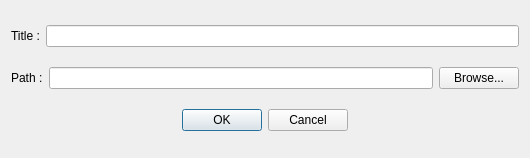
<?xml version="1.0" encoding="UTF-8"?>
<ui version="4.0">
 <class>ProjectCreationDialog</class>
 <widget class="QDialog" name="ProjectCreationDialog">
  <property name="geometry">
   <rect>
    <x>0</x>
    <y>0</y>
    <width>530</width>
    <height>158</height>
   </rect>
  </property>
  <property name="windowTitle">
   <string>Project Creation</string>
  </property>
  <property name="modal">
   <bool>true</bool>
  </property>
  <layout class="QVBoxLayout" name="verticalLayout">
   <item>
    <layout class="QHBoxLayout" name="titleLayout">
     <item>
      <widget class="QLabel" name="titleLabel">
       <property name="text">
        <string>Title :</string>
       </property>
      </widget>
     </item>
     <item>
      <widget class="QLineEdit" name="lineTitle"/>
     </item>
    </layout>
   </item>
   <item>
    <layout class="QHBoxLayout" name="pathLayout">
     <item>
      <widget class="QLabel" name="pathLabel">
       <property name="text">
        <string>Path :</string>
       </property>
      </widget>
     </item>
     <item>
      <widget class="QLineEdit" name="linePath"/>
     </item>
     <item>
      <widget class="QPushButton" name="browseButton">
       <property name="text">
        <string>Browse...</string>
       </property>
      </widget>
     </item>
    </layout>
   </item>
   <item>
    <widget class="QDialogButtonBox" name="buttonBox">
     <property name="orientation">
      <enum>Qt::Horizontal</enum>
     </property>
     <property name="standardButtons">
      <set>QDialogButtonBox::Cancel|QDialogButtonBox::Ok</set>
     </property>
     <property name="centerButtons">
      <bool>true</bool>
     </property>
    </widget>
   </item>
  </layout>
 </widget>
 <resources/>
 <connections>
  <connection>
   <sender>buttonBox</sender>
   <signal>accepted()</signal>
   <receiver>ProjectCreationDialog</receiver>
   <slot>accept()</slot>
   <hints>
    <hint type="sourcelabel">
     <x>248</x>
     <y>254</y>
    </hint>
    <hint type="destinationlabel">
     <x>157</x>
     <y>274</y>
    </hint>
   </hints>
  </connection>
  <connection>
   <sender>buttonBox</sender>
   <signal>rejected()</signal>
   <receiver>ProjectCreationDialog</receiver>
   <slot>reject()</slot>
   <hints>
    <hint type="sourcelabel">
     <x>316</x>
     <y>260</y>
    </hint>
    <hint type="destinationlabel">
     <x>286</x>
     <y>274</y>
    </hint>
   </hints>
  </connection>
 </connections>
</ui>
